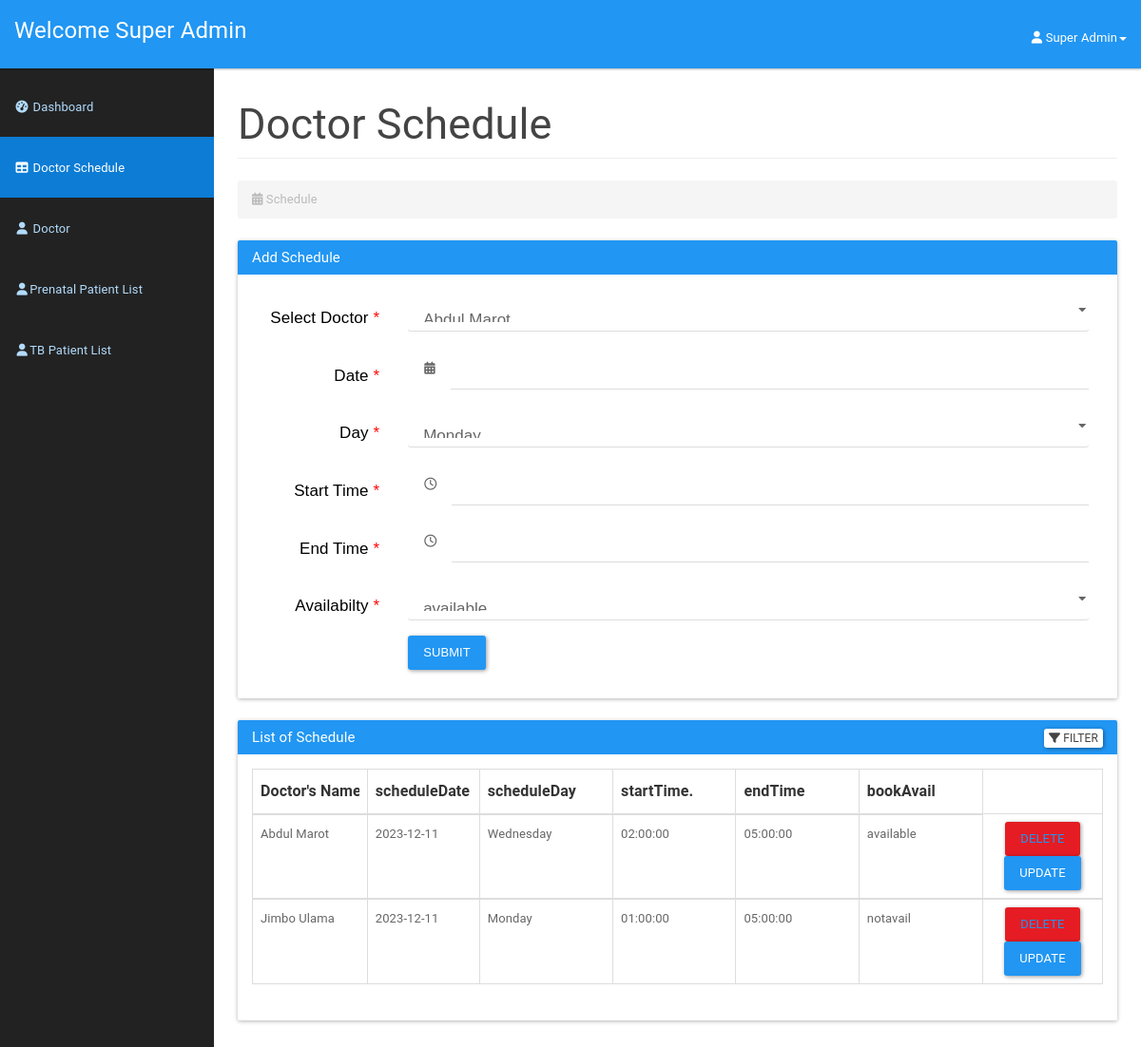
Before: /doctor/addschedule.php (signed in) with the older database file.
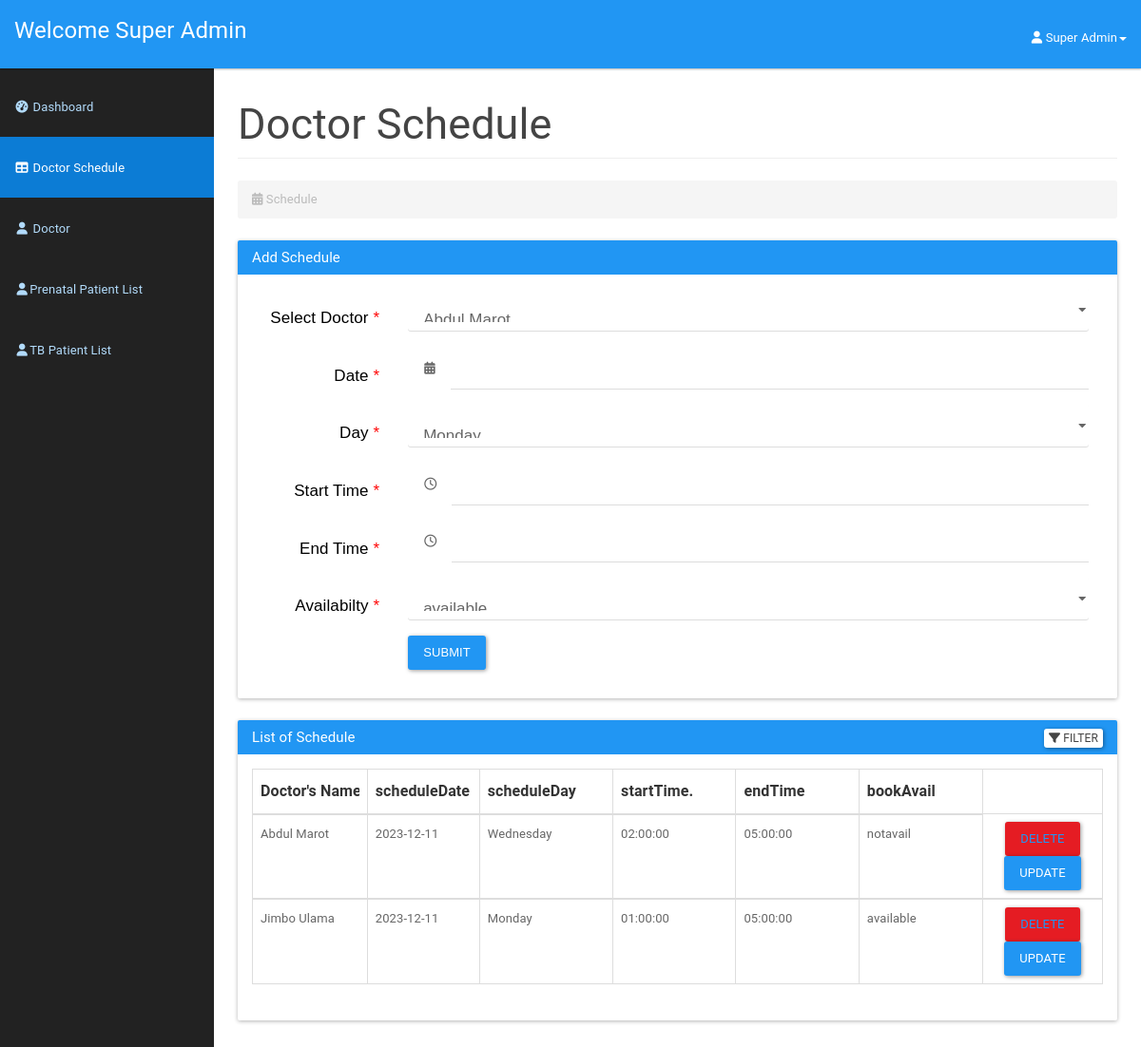
After: the same page with the newer database file.
### tables this page shows
CREATE TABLE `doctorschedule` (
  `scheduleId` int(11) NOT NULL,
  `scheduleDate` date NOT NULL,
  `scheduleDay` varchar(15) NOT NULL,
  `startTime` time NOT NULL,
  `endTime` time NOT NULL,
  `bookAvail` varchar(10) NOT NULL,
  `doctorId` int(11) DEFAULT NULL
);

CREATE TABLE `doctor` (
  `icDoctor` bigint(12) NOT NULL,
  `password` varchar(20) NOT NULL,
  `doctorId` int(3) NOT NULL,
  `doctorFirstName` varchar(50) NOT NULL,
  `doctorLastName` varchar(50) NOT NULL,
  `doctorAddress` varchar(100) NOT NULL,
  `doctorPhone` varchar(15) NOT NULL,
  `doctorEmail` varchar(20) NOT NULL,
  `doctorDOB` date NOT NULL,
  `doctorRole` varchar(255) DEFAULT NULL
);

### doctor/addschedule.php (the view, shortened to what the changed rows need)
<?php
include_once '../assets/conn/dbconnect.php';
$usersession = $_SESSION['doctorSession'];
$res = mysqli_query($con, "SELECT * FROM doctor WHERE doctorId=" . $usersession);
$userRow = mysqli_fetch_array($res, MYSQLI_ASSOC);
?>
<!DOCTYPE html>
<html lang="en">
<head>
    <link href="assets/css/material.css" rel="stylesheet">
    <link href="assets/css/sb-admin.css" rel="stylesheet">
    <link href="assets/css/time/bootstrap-clockpicker.css" rel="stylesheet">
    <link href="assets/css/style.css" rel="stylesheet">
    <link href="assets/font-awesome/css/font-awesome.css" rel="stylesheet">
    <link rel="stylesheet" href="https://formden.com/static/cdn/bootstrap-iso.css" />
    <link rel="stylesheet" href="https://formden.com/static/cdn/font-awesome/4.4.0/css/font-awesome.min.css" />
</head>
<body>
    <div id="wrapper">
        <div id="page-wrapper">
            <div class="container-fluid">
                <div class="row">
                    <div class="col-lg-12">
                        <h2 class="page-header">
                            Doctor Schedule
                        </h2>
                    </div>
                </div>
                                            <?php if ($userRow['doctorRole'] == 'superAdmin') { ?>
                                                            <?php
                                                            $doctorQuery = "SELECT * FROM doctor";
                                                            $doctorResult = mysqli_query($con, $doctorQuery);
                                                            ?>
                                            <?php } ?>
                <div class="panel panel-primary filterable">
                    <div class="panel-body">
                        <table class="table table-hover table-bordered">
                            <thead>
                                <tr class="filters">
                                    <th><input type="text" class="form-control" placeholder="Doctor's Name" disabled></th>
                                    <th><input type="text" class="form-control" placeholder="scheduleDate" disabled></th>
                                    <th><input type="text" class="form-control" placeholder="scheduleDay" disabled></th>
                                    <th><input type="text" class="form-control" placeholder="startTime." disabled></th>
                                    <th><input type="text" class="form-control" placeholder="endTime" disabled></th>
                                    <th><input type="text" class="form-control" placeholder="bookAvail" disabled></th>
                                </tr>
                            </thead>
                            <?php
                            if ($userRow['doctorRole'] == 'superAdmin') {
                                $scheduleQuery = "SELECT ds.*, d.doctorFirstName, d.doctorLastName FROM doctorschedule ds
                      LEFT JOIN doctor d ON ds.doctorId = d.doctorId";
                            } else {
                                $scheduleQuery = "SELECT ds.*, d.doctorFirstName, d.doctorLastName FROM doctorschedule ds
                      LEFT JOIN doctor d ON ds.doctorId = d.doctorId
                      WHERE ds.doctorId = $usersession";
                            }
                            $result = mysqli_query($con, $scheduleQuery);
                            while ($row = mysqli_fetch_assoc($result)) {
                                echo "<tbody>";
                                echo "<tr class='filters'>";
                                echo "<td>" . $row['doctorFirstName'] . " " . $row['doctorLastName'] . "</td>";
                                echo "<td>" . $row['scheduleDate'] . "</td>";
                                echo "<td>" . $row['scheduleDay'] . "</td>";
                                echo "<td>" . $row['startTime'] . "</td>";
                                echo "<td>" . $row['endTime'] . "</td>";
                                echo "<td>" . $row['bookAvail'] . "</td>";
                                echo "<td class='text-center'>
        <button type='button' class='btn btn-danger'>
            <a href='#' id='" . $row['scheduleId'] . "' class='delete'>Delete</a>
        </button>
       <button type='submit' class='btn btn-primary update-btn' data-schedule-id='" . $row['scheduleId'] . "' id='" . $row['scheduleId'] . "'>Update</button>
    </td>";
                                echo "</tr>";
                                echo "</tbody>";
                            }
                            echo "</table>";
                            ?>
                    </div>
                </div>
            </div>
        </div>
        <link rel="stylesheet" href="https://cdnjs.cloudflare.com/ajax/libs/bootstrap-datepicker/1.4.1/css/bootstrap-datepicker3.css" />
</body>
</html>

Changed rows visible on the page:
changed doctorschedule "Wednesday": bookAvail "available" → "notavail"
changed doctorschedule "Monday": bookAvail "notavail" → "available"
